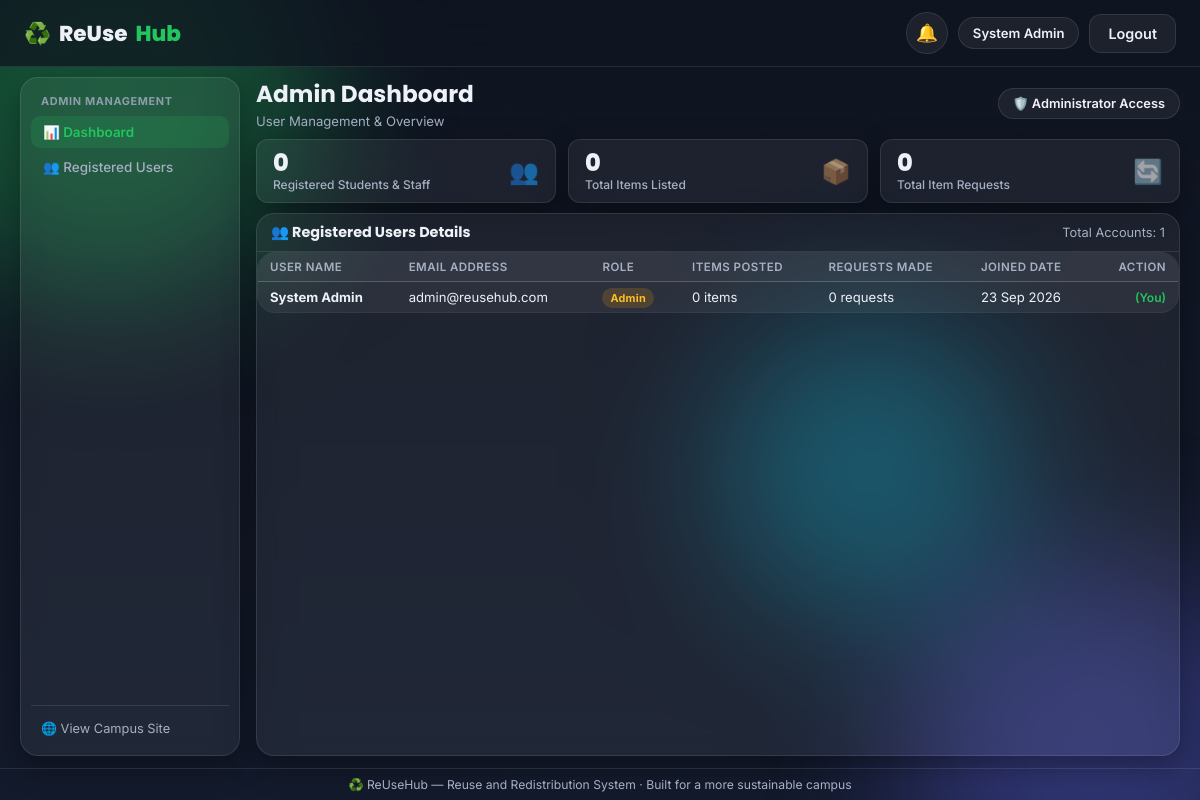
Page /admin/dashboard.php (signed in) on the committed database.
### tables this page shows
CREATE TABLE users (
    user_id INT AUTO_INCREMENT PRIMARY KEY,
    name VARCHAR(100) NOT NULL,
    email VARCHAR(150) NOT NULL UNIQUE,
    password VARCHAR(255) NOT NULL,
    role ENUM('user','admin') NOT NULL DEFAULT 'user',
    created_at TIMESTAMP DEFAULT CURRENT_TIMESTAMP
);

### includes/auth.php (called while the page is built, shortened)
<?php
function is_logged_in() {
    return isset($_SESSION['user_id']);
}
function current_user_id() {
    return $_SESSION['user_id'] ?? null;
}
function e($str) {
    return htmlspecialchars($str ?? '', ENT_QUOTES, 'UTF-8');
}

### admin/dashboard.php (the view, shortened to what this page needs)
<?php
require_once __DIR__ . '/../includes/functions.php';
$in_admin = true;
$totalUsers = $conn->query("SELECT COUNT(*) c FROM users WHERE role='user'")->fetch_assoc()['c'];
$totalAdmins = $conn->query("SELECT COUNT(*) c FROM users WHERE role='admin'")->fetch_assoc()['c'];
$totalItems = $conn->query("SELECT COUNT(*) c FROM items")->fetch_assoc()['c'];
$totalRequests = $conn->query("SELECT COUNT(*) c FROM requests")->fetch_assoc()['c'];
$users = $conn->query("
  SELECT u.*,
    (SELECT COUNT(*) FROM items WHERE owner_id = u.user_id) AS item_count,
    (SELECT COUNT(*) FROM requests WHERE requester_id = u.user_id) AS request_count
  FROM users u ORDER BY created_at DESC");
include __DIR__ . '/../includes/header.php';
?>
<div class="admin-layout">
  <?php include __DIR__ . '/_sidebar.php'; ?>
  <div class="admin-main-content">
    <div class="admin-header-row">
      <div>
        <h1 style="font-size:1.45rem; margin:0;">Admin Dashboard</h1>
        <p style="margin:2px 0 0; font-size:0.82rem; color:var(--text-dim);">User Management & Overview</p>
      </div>
      <span class="user-chip" style="font-size:0.8rem;">🛡️ Administrator Access</span>
    </div>
    <div class="admin-stats-row">
      <div class="card stat-card-compact">
        <div class="stat-info">
          <span class="num"><?= $totalUsers ?></span>
          <span class="label">Registered Students & Staff</span>
        </div>
        <span class="stat-icon-compact">👥</span>
      </div>
      <div class="card stat-card-compact">
        <div class="stat-info">
          <span class="num"><?= $totalItems ?></span>
          <span class="label">Total Items Listed</span>
        </div>
        <span class="stat-icon-compact">📦</span>
      </div>
      <div class="card stat-card-compact">
        <div class="stat-info">
          <span class="num"><?= $totalRequests ?></span>
          <span class="label">Total Item Requests</span>
        </div>
        <span class="stat-icon-compact">🔄</span>
      </div>
    </div>
    <div class="card admin-table-card">
      <div class="table-card-head">
        <h3>👥 Registered Users Details</h3>
        <span style="font-size:0.8rem; color:var(--text-dim);">Total Accounts: <?= $totalUsers + $totalAdmins ?></span>
      </div>
      <div class="table-wrap">
        <table>
          <thead>
            <tr>
              <th>User Name</th>
              <th>Email Address</th>
              <th>Role</th>
              <th>Items Posted</th>
              <th>Requests Made</th>
              <th>Joined Date</th>
              <th style="text-align:right;">Action</th>
            </tr>
          </thead>
          <tbody>
            <?php while ($u = $users->fetch_assoc()): ?>
              <tr>
                <td><strong><?= e($u['name']) ?></strong></td>
                <td><?= e($u['email']) ?></td>
                <td>
                  <span class="status-pill <?= $u['role']==='admin' ? 'status-Requested' : 'status-Available' ?>">
                    <?= ucfirst($u['role']) ?>
                  </span>
                </td>
                <td><?= $u['item_count'] ?> items</td>
                <td><?= $u['request_count'] ?> requests</td>
                <td><?= date('d M Y', strtotime($u['created_at'])) ?></td>
                <td style="text-align:right;">
                  <?php if ($u['user_id'] != current_user_id()): ?>
                    <form method="POST" style="display:inline;" onsubmit="return confirm('Remove this user account and all their listings?');">
                      <input type="hidden" name="delete_user_id" value="<?= $u['user_id'] ?>">
                      <button type="submit" class="btn btn-danger btn-sm" style="padding:3px 8px; font-size:0.75rem;">Delete</button>
                    </form>
                  <?php else: ?>
                    <span style="font-size:0.75rem; color:var(--primary); font-weight:600;">(You)</span>
                  <?php endif; ?>
                </td>
              </tr>
            <?php endwhile; ?>
          </tbody>
        </table>
      </div>
    </div>
  </div>
</div>
<?php include __DIR__ . '/../includes/footer.php'; ?>

### includes/header.php (shortened to what this page needs)
<!DOCTYPE html>
<html lang="en">
<head>
<link rel="stylesheet" href="<?= isset($in_admin) ? '../assets/css/style.css' : 'assets/css/style.css' ?>">
</head>
<body>
<div class="bg-orbs" aria-hidden="true">
  <span class="orb orb1"></span>
  <span class="orb orb2"></span>
  <span class="orb orb3"></span>
</div>
<nav class="navbar">
  <div class="nav-inner">
    <a href="<?= isset($in_admin) ? '../index.php' : (is_logged_in() ? 'index.php' : 'login.php') ?>" class="brand">
      <span class="brand-icon">♻️</span> ReUse<span>Hub</span>
    </a>
    <div class="nav-actions">
      <?php if (is_logged_in()): ?>
        <div class="notif-wrap">
          <button class="notif-btn" id="notifBtn" aria-label="Notifications">
            🔔
          </button>
        </div>
        <div class="user-chip"><?= e($_SESSION['name']) ?></div>
        <a href="<?= isset($in_admin) ? '../logout.php' : 'logout.php' ?>" class="btn btn-ghost">Logout</a>
      <?php else: ?>
        <a href="login.php" class="btn btn-ghost">Login</a>
        <a href="register.php" class="btn btn-primary">Sign Up</a>
      <?php endif; ?>
    </div>
  </div>
</nav>
<main class="page-content">

### admin/_sidebar.php
<?php $adminPage = basename($_SERVER['PHP_SELF']); ?>
<div class="admin-sidebar">
  <div class="admin-nav-group">
    <div class="sidebar-label">Admin Management</div>
    <a href="dashboard.php" class="<?= $adminPage === 'dashboard.php' ? 'active' : '' ?>">📊 Dashboard</a>
    <a href="users.php" class="<?= $adminPage === 'users.php' ? 'active' : '' ?>">👥 Registered Users</a>
  </div>
  <div class="admin-sidebar-foot">
    <a href="../index.php" class="view-site-link">🌐 View Campus Site</a>
  </div>
</div>

### includes/footer.php (shortened to what this page needs)
</main>
<footer class="site-footer">
  <p>♻️ ReUseHub — Reuse and Redistribution System · Built for a more sustainable campus</p>
</footer>
</body>
</html>

### rows in the picture
users: name "System Admin", email "admin@reusehub.com", role "Admin", item_count "0", request_count "0", created_at "23 Sep 2026", shows "(You)"

### other values in the picture
$_SESSION['name'] "System Admin"
$totalUsers "0"
$totalItems "0"
$totalRequests "0"
$totalUsers + $totalAdmins "1"
